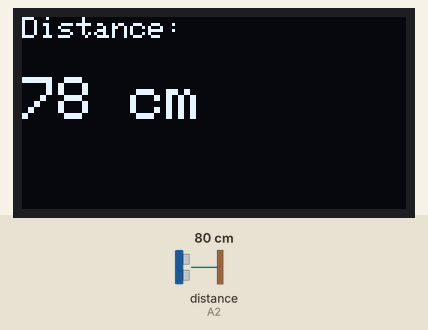
The sketch below on a simulated Arduino Uno, built with avr-gcc and run on an emulated ATmega328P. Parts: 128×64 one-colour display. Wiring (inferred from the names in the program): ultrasonic range finder: trigger A1; echo A2. The inputs (shaded band) are chosen by the test bench; at power-on: distance to the obstacle (sensor on A2) 80 cm. The echo pulse lasts 58.3 µs per cm; what the sketch prints to the serial monitor is not drawn.

Above: at 2.2 s.
2.3 s: distance to the obstacle (sensor on A2) set to 2 cm
At 3.0 s:
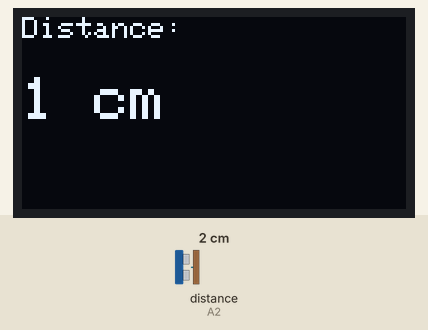
4.1 s: distance to the obstacle (sensor on A2) set to 4 cm
At 4.9 s:
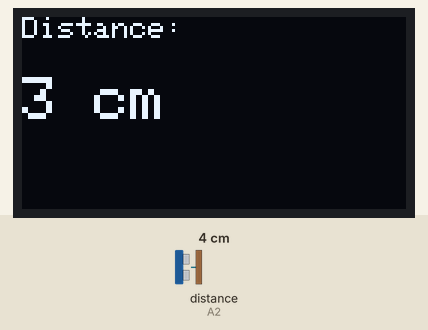
5.7 s: distance to the obstacle (sensor on A2) set to 9 cm
At 6.8 s:
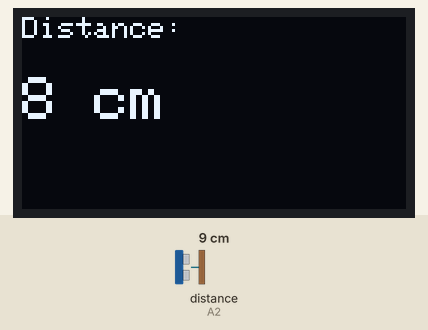
Timing chart, 0 to 8.7 s (numbered marks = the images above; inputs shaded):
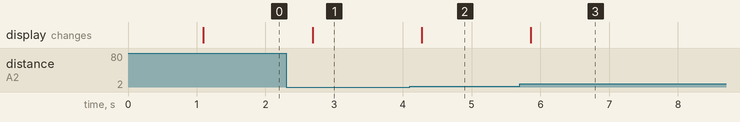

Measured:
- after the input at 2.3 s, the display: changes after 0.39 s (image 1)
- after the input at 4.1 s, the display: changes after 0.17 s (image 2)
- after the input at 5.7 s, the display: changes after 0.16 s (image 3)

The sketch:

ULTRAOLED.ino
```cpp
#include <Wire.h>
#include <Adafruit_GFX.h>
#include <Adafruit_SSD1306.h>

// Ultrasonic sensor pins
const int trigPin = A1;
const int echoPin = A2;

// OLED config
#define SCREEN_WIDTH 128
#define SCREEN_HEIGHT 64
#define OLED_RESET -1
Adafruit_SSD1306 display(SCREEN_WIDTH, SCREEN_HEIGHT, &Wire, OLED_RESET);

void setup() {
  // Set up serial for debugging
  Serial.begin(9600);

  // Set up ultrasonic pins
  pinMode(trigPin, OUTPUT);
  pinMode(echoPin, INPUT);

  // Initialize OLED
  if (!display.begin(SSD1306_SWITCHCAPVCC, 0x3C)) {
    Serial.println(F("OLED not found"));
    while (true); // Infinite loop if OLED fails
  }

  display.clearDisplay();
  display.setTextColor(SSD1306_WHITE);
  display.setTextSize(1);
  display.setCursor(0, 0);
  display.println("Ultrasonic Sensor");
  display.display();
  delay(1000);
}

void loop() {
  long duration;
  int distance;

  // Trigger the sensor
  digitalWrite(trigPin, LOW);
  delayMicroseconds(2);
  digitalWrite(trigPin, HIGH);
  delayMicroseconds(10);
  digitalWrite(trigPin, LOW);

  // Read echo pulse duration
  duration = pulseIn(echoPin, HIGH);

  // Convert to distance in cm
  distance = duration * 0.034 / 2;

  // Print to Serial Monitor (optional)
  Serial.print("Distance: ");
  Serial.print(distance);
  Serial.println(" cm");

  // Display on OLED
  display.clearDisplay();
  display.setTextSize(1);
  display.setCursor(0, 0);
  display.println("Distance:");
  display.setTextSize(2);
  display.setCursor(0, 20);
  display.print(distance);
  display.println(" cm");
  display.display();

  delay(500);
}
```
